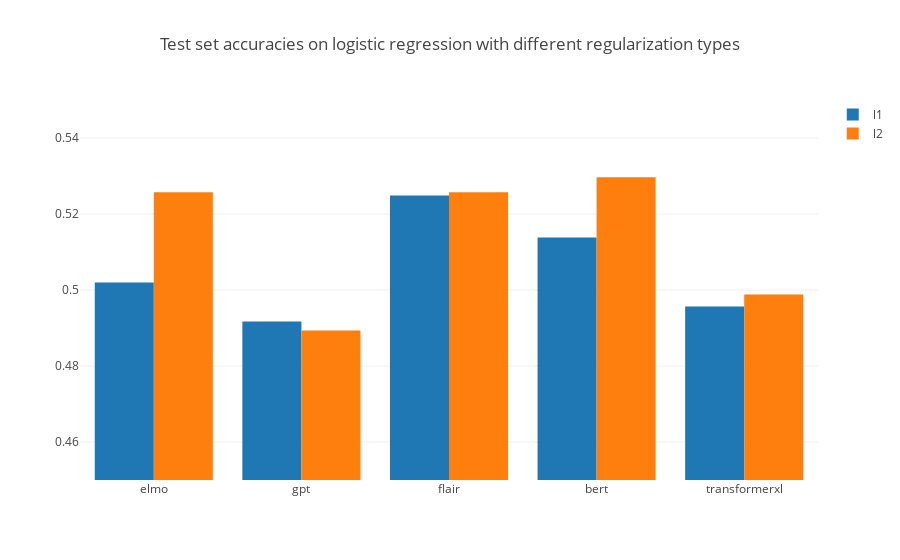

Notebook cell for this chart:
### Markdown cell above
<hr>

## Selecting a regularization technique

### Code cell
with open('results.json') as json_data:
    results = json.load(json_data)
    
    data = [go.Bar(
        x = list(results.keys()),
        y = [results[embedding]['3']['logres'][reg]['max'] for embedding in results.keys()],
        name = reg
    ) for reg in ['l1', 'l2']]
    
    layout = go.Layout(
        barmode = 'group',
        title = 'Test set accuracies on logistic regression with different regularization types',
        yaxis=dict(
            range=[0.45, 0.55]
        )
    )

    fig = go.Figure(data = data, layout = layout)
    iplot(fig)

### Figure 1 — Plotly figure (JSON) as saved in the notebook; plotly's stock layout.template omitted (floating-point values rounded to 4 significant figures)
{"data": [{"name": "l1", "type": "bar", "uid": "69763f50-c797-49c3-b4f7-0972cd332d7f", "x": ["elmo", "gpt", "flair", "bert", "transformerxl"], "y": [0.502, 0.4917, 0.5249, 0.5138, 0.4957]}, {"name": "l2", "type": "bar", "uid": "b9380aee-9b8b-4c76-a9d3-ad7ccef6314b", "x": ["elmo", "gpt", "flair", "bert", "transformerxl"], "y": [0.5257, 0.4893, 0.5257, 0.5296, 0.4988]}], "layout": {"barmode": "group", "title": {"text": "Test set accuracies on logistic regression with different regularization types"}, "yaxis": {"range": [0.45, 0.55]}}}
